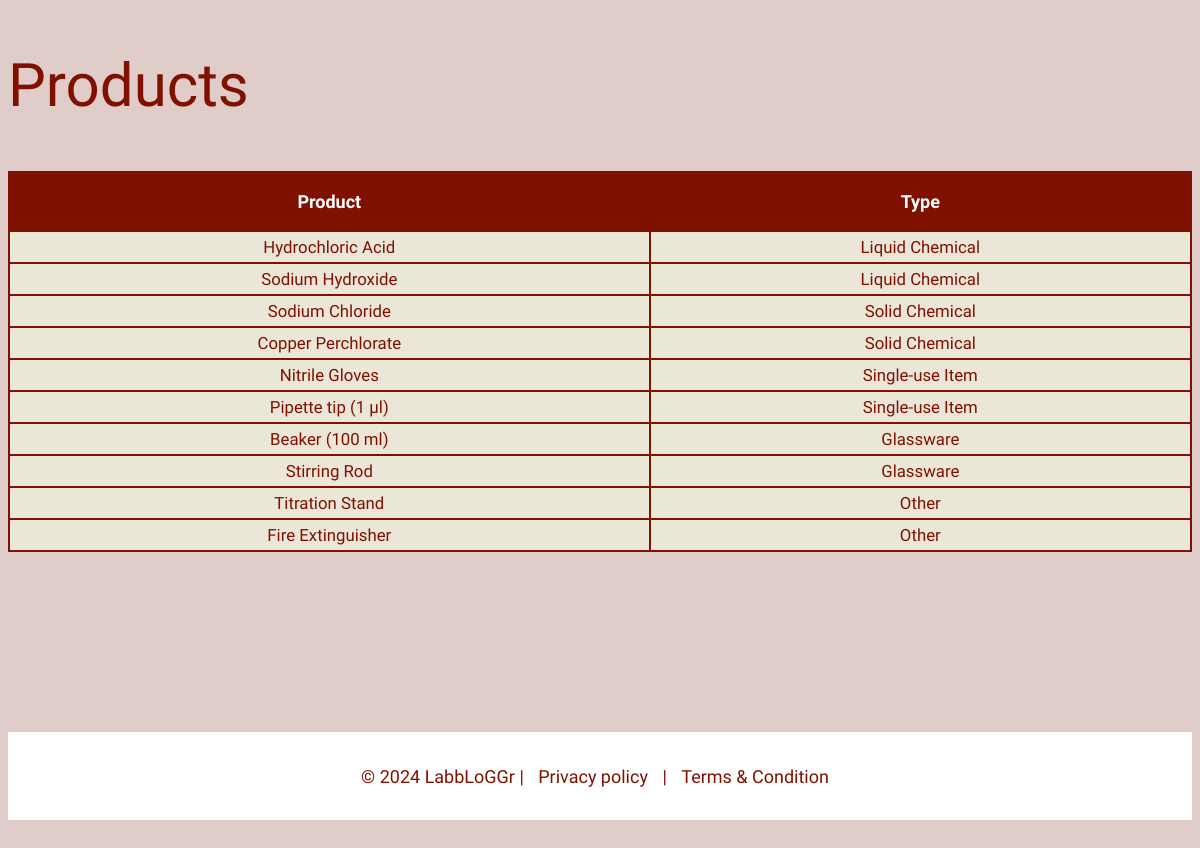
/inventory/backend/global_search.php, run on the app's committed database.
### tables this page shows
CREATE TABLE Product (
    ID INT AUTO_INCREMENT PRIMARY KEY,
    ProductName VARCHAR(100),
    Volume INT,
    Mass INT,
    Pieces INT,
    ProductTypeID INT,
    FOREIGN KEY (ProductTypeID) REFERENCES ProductType(ID)
);

CREATE TABLE ProductType (
    ID INT AUTO_INCREMENT PRIMARY KEY,
    ProductType VARCHAR(100)
);

### inventory/backend/global_search.php (the view, shortened to what this page needs)
<?php
include $_SERVER['DOCUMENT_ROOT'] . '/database/dopen.php';
$searchQuery = isset($_GET['search']) ? $_GET['search'] : '';
$globalSearchQuery = "
    SELECT
        Product.ProductName AS name,
        ProductType.ProductType AS type
    FROM Product
    LEFT JOIN ProductType ON Product.ProductTypeID = ProductType.ID
    WHERE Product.ProductName LIKE ?
";
$stmt = mysqli_prepare($link, $globalSearchQuery);
$searchParam = "%$searchQuery%";
mysqli_stmt_bind_param($stmt, 's', $searchParam);
mysqli_stmt_execute($stmt);
$searchResult = mysqli_stmt_get_result($stmt);
$basicResults = mysqli_fetch_all($searchResult, MYSQLI_ASSOC);
$showDetails = !empty($searchQuery);
?>
<!DOCTYPE html>
<html>
<head>
    <link rel="stylesheet" href="/styling/style_.css">
</head>
<body>
    <?php if ($showDetails): ?>
        <h2>Search Results for "<?php echo htmlspecialchars($searchQuery); ?>"</h2>
        <table border="1">
            <tr>
                <th>Product</th>
                <th>Type</th>
                <th>Quantity (Volume/Mass/Pieces)</th>
                <th>Available Quantity</th>
                <th>Location</th>
            </tr>
            <?php
            $detailsQuery = "
                SELECT
                    Product.ProductName AS name,
                    ProductType.ProductType AS type,
                    COALESCE(Product.Volume, Product.Mass, Product.Pieces) AS quantity,
                    GROUP_CONCAT(Rooms.RoomName SEPARATOR ', ') AS locations,
                    SUM(ProductLocation.Quantity) AS total_quantity
                FROM Product
                LEFT JOIN ProductType ON Product.ProductTypeID = ProductType.ID
                LEFT JOIN ProductLocation ON Product.ID = ProductLocation.ProductID
                LEFT JOIN Rooms ON ProductLocation.RoomID = Rooms.ID
                WHERE Product.ProductName LIKE ?
                GROUP BY Product.ID
            ";
            $stmtDetails = mysqli_prepare($link, $detailsQuery);
            mysqli_stmt_bind_param($stmtDetails, 's', $searchParam);
            mysqli_stmt_execute($stmtDetails);
            $detailsResult = mysqli_stmt_get_result($stmtDetails);
            $detailedResults = mysqli_fetch_all($detailsResult, MYSQLI_ASSOC);
            mysqli_stmt_close($stmtDetails);
            foreach ($detailedResults as $result): ?>
                <tr>
                    <td><?php echo $result['name']; ?></td>
                    <td><?php echo $result['type']; ?></td>
                    <td><?php echo $result['quantity']; ?></td>
                    <td><?php echo $result['total_quantity']; ?></td>
                    <td><?php echo $result['locations']; ?></td>
                </tr>
            <?php endforeach; ?>
        </table>
    <?php else: ?>
        <h2>Products</h2>
        <table border="1">
            <tr>
                <th>Product</th>
                <th>Type</th>
            </tr>
            <?php foreach ($basicResults as $result): ?>
                <tr>
                    <td><?php echo $result['name']; ?></td>
                    <td><?php echo $result['type']; ?></td>
                </tr>
            <?php endforeach; ?>
        </table>
    <?php endif; ?>
</body>
</html>
<?php
include $_SERVER['DOCUMENT_ROOT'] . '/styling/footer.php';

### styling/footer.php
<?php
echo '<div class="footer">
    <h4> &copy; 2024 LabbLoGGr | <a href="/site_info/privacy_policy.php">Privacy policy</a> | <a href="/site_info/terms_condi.php">Terms & Condition</a> </h4>
</div>
<script src="/styling/java.js"></script>
</body>
</html>';
?>

### styling/style_.css (style rules this page uses)
:root { font-size: 10px; --heading-height: 30em; }
body { font-family: 'Raleway', sans-serif; min-height: 100vh; background-color: rgb(224,204,200); margin-top: 40px; }
.footer { background-color: white; padding: 10px; text-align: center; margin-top: 15vw; }
a { color:rgb(128, 17, 0); text-decoration: none; margin: 0 10px; }
h2 { font-weight: 500; font-size: 5vw; color: rgb(128, 17, 0); padding-left: 0vw; padding-right: 5vw; }
h4 { font-size: 1.5vw; color: rgb(128, 17, 0); font-weight: lighter; }
table { border: 150px; width: 100%; border-collapse: collapse; background-color: #eae6d8; margin-bottom: 2vw; }
th { background-color: rgb(128, 17, 0); color: white; padding: 1.5vw; text-align: center; vertical-align: middle; font-size: 1.5vw; border: 2px solid rgb(128, 17, 0); }
td { text-align: center; vertical-align: middle; padding: 5px; border: 2px solid rgb(128, 17, 0); font-size: 1.4vw; color: rgb(128, 17, 0); }

### data on the page
product: ProductName "Hydrochloric Acid", ProductTypeID.ProductType "Liquid Chemical"
product: ProductName "Sodium Hydroxide", ProductTypeID.ProductType "Liquid Chemical"
product: ProductName "Sodium Chloride", ProductTypeID.ProductType "Solid Chemical"
product: ProductName "Copper Perchlorate", ProductTypeID.ProductType "Solid Chemical"
product: ProductName "Nitrile Gloves", ProductTypeID.ProductType "Single-use Item"
product: ProductName "Pipette tip (1 μl)", ProductTypeID.ProductType "Single-use Item"
product: ProductName "Beaker (100 ml)", ProductTypeID.ProductType "Glassware"
product: ProductName "Stirring Rod", ProductTypeID.ProductType "Glassware"
product: ProductName "Titration Stand", ProductTypeID.ProductType "Other"
product: ProductName "Fire Extinguisher", ProductTypeID.ProductType "Other"
